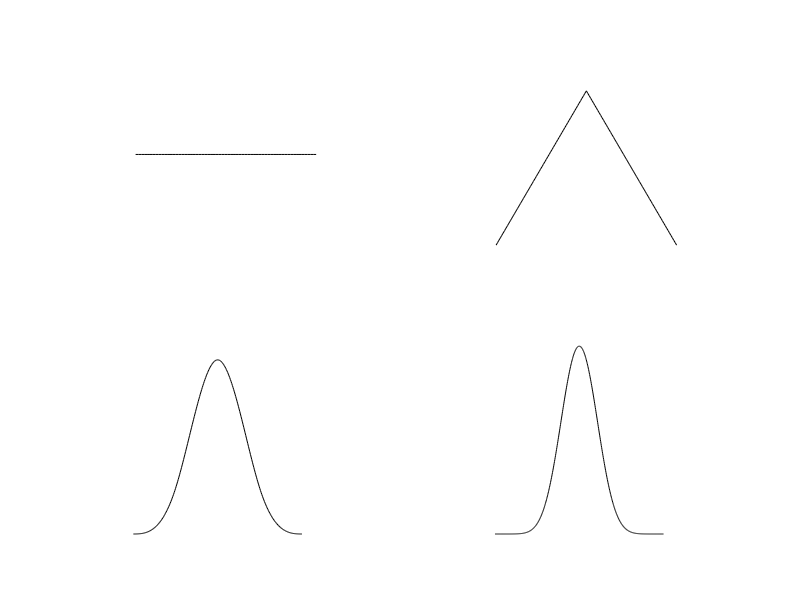

This figure's MATLAB source:
% Define rectangle signal 'f' and normalize
f = ones(64, 1);
f = f ./ sum(f);

% Convolve 'f' with itself to give 'g' and normalize
g = conv(f, f);
g = g ./ sum(g);

% Convolve 'g' with itself to give 'h' and normalize
h = conv(g, g);
h = h ./ sum(h);

% Convolve 'h' with itself to give 'j' and normalize
j = conv(h, h);
j = j ./ sum(j);

% Plot in 2x2 grid
subplot(2, 2, 1), plot(f, 'k');
axis square; axis off;
subplot(2, 2, 2), plot(g, 'k');
axis square; axis off;
subplot(2, 2, 3), plot(h, 'k');
axis square; axis off;
subplot(2, 2, 4), plot(j, 'k');
axis square; axis off;
